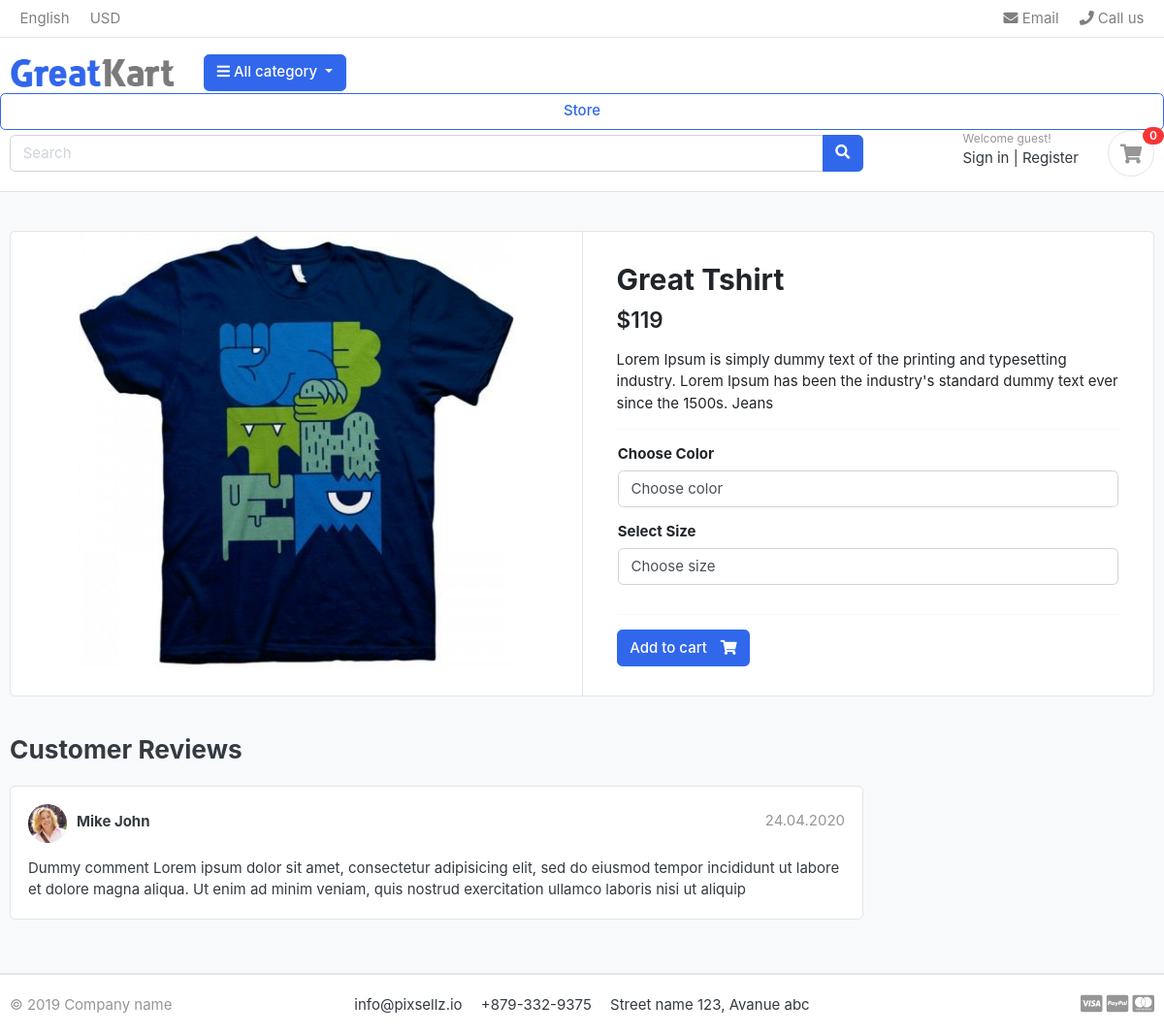
Page /store/category/T-shits/great-tshirt/ on the committed database.
### store/models.py (models this page shows, shortened)
class Product(models.Model):
    product_name=models.CharField(max_length=200,unique=True)
    slug        =models.SlugField(max_length=300,unique=True)
    description =models.TextField(max_length=500,blank=True)
    price       =models.IntegerField()
    image       =models.ImageField(upload_to='photos/products')
    stock       =models.IntegerField()
    is_available=models.BooleanField(default=True)
    category    =models.ForeignKey(Category,on_delete=models.CASCADE)
    created_data=models.DateTimeField(auto_now_add=True)
    modified    =models.DateTimeField(auto_now=True)

### store/views.py (the view)
# urls.py: path("category/<slug:category_slug>/<slug:product_slug>/",views.product_details,name="product_details"),
def product_details(request,category_slug,product_slug):
    try:
        selected_category = get_object_or_404(Category, slug=category_slug)
        single_product = get_object_or_404(Product, category=selected_category, slug=product_slug)
        in_cart=CartItem.objects.filter(cart__cart_id=_cart_id(request),product=single_product).exists()     # to check is product already in cart or not
    except Exception as e:
        raise e
    context={
        'single_product': single_product,
        'in_cart':in_cart,
    }
    return render(request,'store/product_details.html',context)

### carts/context_processors.py (called while the page is built)
def counter(request):
    cart_count=0
    if 'admin' is request.path:
        return {}
    else:
        try:
            cart=Cart.objects.get(cart_id=_cart_id(request))
            cart_items=CartItem.objects.all()
            for cart_item in cart_items:
                cart_count+=cart_item.quantity
        except Cart.DoesNotExist:
            cart_count=0
    return dict(cart_count=cart_count)

### carts/views.py (called while the page is built)
def _cart_id(request):                                   # to get cart session id
    cart=request.session.session_key
    if not cart:
        cart=request.session.create()
    return cart

### category/context_processors.py (called while the page is built)
def menu_links(request):
    all_links=Category.objects.all()
    return dict(links=all_links)

### store/templates/store/product_details.html (shortened to what this page needs)
{% extends 'app/base.html' %}
{% block content %}
<section class="section-content padding-y bg">
    <div class="container">
    <div class="card">
        <div class="row no-gutters">
            <aside class="col-md-6">
    <article class="gallery-wrap">
        <div class="img-big-wrap">
           <a href="#"><img src="{{single_product.image.url}}"></a>
        </div>
    </article>
            </aside>
<main class="col-md-6 border-left">
  <form action="{% url 'add_cart' single_product.id  %}" method="POST">
    <article class="content-body">
    <h2 class="title">{{single_product.product_name}}</h2>
    <div class="mb-3">
        <var class="price h4">${{single_product.price}}</var>
    </div>
    <p>{{single_product.description}}</p>
    <hr>
    <div class="row">
      <div class="item-option-select">
          <h6>Choose Color</h6>
          <select name="color" class="form-control" required>
            <option value="color" disabled selected>Choose color</option>
          </select>
      </div>
  </div>
  <div class="row">
      <div class="item-option-select">
         <h6>Select Size</h6>
          <select name="size" class="form-control" required>
            <option value="color" disabled selected>Choose size</option>
          </select>
      </div>
  </div>
        <hr>
        {% if single_product.stock == 0 %}
           <h5 class='text-danger'> Out Of Stock</h5>
        {% else %}
        <button type="submit" class="btn  btn-primary"> <span class="text">Add to cart</span> <i class="fas fa-shopping-cart"></i>  </button>
        {% endif %}
    </article>
  </form>
</main>
        </div>
    </div>
    <br>
    <div class="row">
                <div class="col-md-9">
        <header class="section-heading">
            <h3>Customer Reviews </h3>
        </header>
        <article class="box mb-3">
            <div class="icontext w-100">
                <img src="./images/avatars/avatar1.jpg" class="img-xs icon rounded-circle">
                <div class="text">
                    <span class="date text-muted float-md-right">24.04.2020 </span>
                    <h6 class="mb-1">Mike John </h6>
                </div>
            </div>
            <div class="mt-3">
                <p>
                    Dummy comment Lorem ipsum dolor sit amet, consectetur adipisicing elit, sed do eiusmod
                    tempor incididunt ut labore et dolore magna aliqua. Ut enim ad minim veniam,
                    quis nostrud exercitation ullamco laboris nisi ut aliquip
                </p>
            </div>
        </article>
        </div>
    </div>
    </div>
    </section>
{% endblock %}

### app/static/app/css/ui.css (style rules this page uses)
html { font-family: "Inter", sans-serif; font-size: 15px; }
.content-body { flex: 1 1 auto; padding: 2rem 2.3rem; }
.img-xs, .img-sm, .img-md, .img-lg { -o-object-fit: cover; object-fit: cover; flex-shrink: 0; flex-grow: 0; }
.img-xs { width: 40px; height: 40px; }
.padding-y { padding-top: 40px; padding-bottom: 40px; }
var { font-style: normal; }
article:after, .form-group:after { display: block; clear: both; content: ""; }
.bg { background-color: #f8f9fa; }
.section-heading { margin-bottom: 20px; margin-top: 15px; }
p:last-child { margin-bottom: 0; }
.btn .text + i { margin-left: 10px; }
.icontext { display: inline-flex; align-items: center; vertical-align: middle; }
.icontext .text { width: 100%; line-height: 1.2; }
.icontext .icon { position: relative; margin-right: 10px; flex-shrink: 0; flex-grow: 0; }
.price { font-weight: 600; color: #212529; }
.box { padding: 18px; background: #fff; border-radius: 0.37rem; border: 1px solid #e4e4e4; }
.box img { max-width: 100%; }
.gallery-wrap .img-big-wrap { margin-bottom: 10px; border-radius: 0.37rem; overflow: hidden; background-color: #fff; }
.gallery-wrap .img-big-wrap a { text-align: center; display: block; }
.gallery-wrap .img-big-wrap img { height: 450px; width: auto; display: inline-block; }
.item-option-select { margin-bottom: 1rem; display: inline-block; margin-right: 15px; }

### rows in the picture
Product: image (picture), product_name "Great Tshirt", price "119", description "Lorem Ipsum is simply dummy text of the printing and typesetting industry. Lorem Ipsum has been the industry's standard dummy text ever since the 1500s. Jeans"

### other values in the picture
{{ cart_count }} "0"
